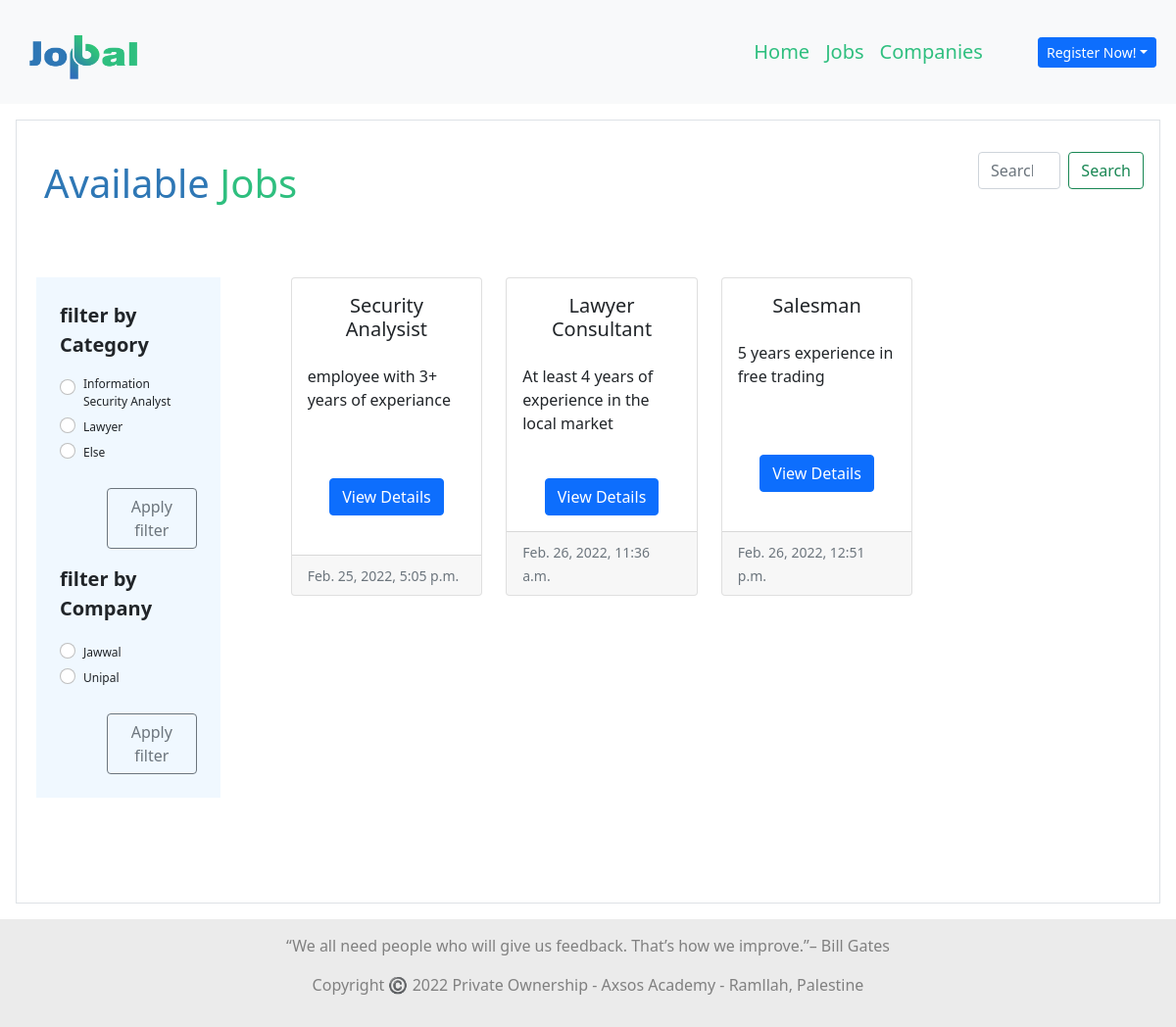
Page /jobs on the committed database.
### jobpal_app/models.py (models this page shows)
class Job(models.Model):
    title=models.CharField(max_length=90)
    desc=models.TextField()
    location=models.CharField(max_length=95)
    category=models.CharField(max_length=90)
    user_job = models.ManyToManyField(User, related_name="jobs")
    company_job=models.ForeignKey(Company, related_name="add_job", on_delete = models.CASCADE)
    created_at = models.DateTimeField(auto_now_add=True)
    updated_at = models.DateTimeField(auto_now=True)
    objects = JobManager()

### log_reg/models.py (models this page shows)
class Company(models.Model):
    company_name=models.CharField(max_length=90)
    location=models.CharField(max_length=90)
    desc=models.TextField()
    email=models.CharField(max_length=90)
    category=models.CharField(max_length=90)
    password=models.CharField(max_length=90)
    created_at = models.DateTimeField(auto_now_add=True)
    updated_at = models.DateTimeField(auto_now=True)
    objects = CompanyManager()

### jobpal_app/views.py (the view)
# urls.py: path('jobs', views.jobs, name = 'joblist'),
def jobs(request):
    if "term" in request.GET:
        search = Job.objects.filter(title__contains = request.GET.get('term'))
        titles = []
        for job in search:
            titles.append(job.title)
        return JsonResponse(titles, safe=False)
    all_jobs = Job.objects.all()
    all_companies = Company.objects.all()
    context = {
        "jobs": all_jobs,
        "companies": all_companies
    }
    return render (request, 'job_list.html', context)

### jobpal_app/templates/job_list.html (shortened to what this page needs)
<!DOCTYPE html>
<html lang="en">
<head>
	{% load static %}
	<link href="https://cdn.jsdelivr.net/npm/bootstrap@5.1.3/dist/css/bootstrap.min.css" rel="stylesheet"
 />
	<link rel="stylesheet" href="//code.jquery.com/ui/1.13.1/themes/base/jquery-ui.css">
</head>
<body>
	<nav class="navbar navbar-expand-lg navbar-light bg-light p-2">
        <div class="container-fluid">
            <a class="navbar-brand me-5" href="/"><img
                    src="{% static 'img\Untitled-1 copy.png' %}"
                    alt="logo" style="width: 130px; height: 80px;"></a>
            <div class="collapse navbar-collapse justify-content-end" id="navbarNav">
                <ul class="navbar-nav">
                    <li class="nav-item">
                        <a class="nav-link active" aria-current="page" href="/"
                            style="color: #2FBF7F; font-size: 20px;">Home</a>
                    </li>
                    <li class="nav-item">
                        <a class="nav-link" href="/jobs" style="color: #2FBF7F; font-size: 20px;">Jobs</a>
                    </li>
                    <li class="nav-item">
                        <a class="nav-link" href="/companies" style="color: #2FBF7F; font-size: 20px;">Companies</a>
                    </li>
                </ul>
            </div>
                <div class="dropdown">
                {% if request.session.user_id or request.session.company_id %}
                    <a class="btn btn-primary  btn-sm ms-5 " href="/logout" role="button" id="dropdownMenuLink"
                     aria-expanded="false">
                   Logout</a>
                {% else %}
                    <a class="btn btn-primary dropdown-toggle btn-sm ms-5 " href="#" role="button" id="dropdownMenuLink"
                    data-bs-toggle="dropdown" aria-expanded="false">
                    Register Now!</a>
                {% endif %}
            </div>
        </div>
    </nav>
	<div class="container-lg-fluid m-3 p-3 border" style="height: 100vh;">
		<div class="row justify-content-between mb-4">
			<div class="col-4 p-4"><h1  style="color:#2E77B5;">Available <span style="color: #2FBF7F;">Jobs</span></h1></div>
			<div class="col-2">
				<form class="d-flex mt-3" action="jobs/search" >
					<input class="form-control me-2" name="search_bar" type="search" placeholder="Search for jobs" id="jobs" aria-label="Search">
					<button class="btn btn-outline-success" type="submit">Search</button>
				</form>
			</div>
		</div>
		<div class="row p-3 ">
			<div class="col-2 p-4" style="background-color: aliceblue;">
				<form action="jobs/filter_category" method="post">
					<p style="font-size: 20px;"><b>filter by Category</b></p>
					{% for job in jobs %}
					<div class="form-check">
						<input class="form-check-input" type="radio" name="f_category" value="{{job.category}}"
							id="flexRadioDefault1">
						<label class="form-check-label" for="{{job.category}}" style="font-size: 12px;">
							{{job.category}}
						</label>
					</div>
					{% endfor %}
					<button type="submit" class="btn btn-outline-secondary mt-4 ms-5">Apply filter</button>
				</form>
				<form action="jobs/filter_category" method="post">
					<p class="mt-3" style="font-size: 20px;"><b>filter by Company</b></p>
					{% for company in companies %}
					<div class="form-check">
						<input class="form-check-input" type="radio" name="f_company" value="{{company.company_name}}"
							id="flexRadioDefault1">
						<label class="form-check-label" for="{{company.company_name}}" style="font-size: 12px;">
							{{company.company_name}}
						</label>
					</div>
					{% endfor %}
					<button type="submit" class="btn btn-outline-secondary mt-4 ms-5">Apply filter</button>
				</form>
			</div>
			<div class="col-10">
				<div class="row ms-5">
					{% for job in jobs %}
					<div class="col-3 mb-5">
						<div class="card h-100">
							<div class="card-body">
								<h5 class="card-title mb-4 text-center">{{job.title}}</h5>
								<p class="card-text" style="height: 100px; overflow: hidden; text-overflow: ellipsis;">
									{{job.desc}}</p>
								<form action="/jobs/{{job.id}}" class="text-center">
									<button type="submit" class="btn btn-primary">View Details</button>
								</form>
							</div>
							<div class="card-footer">
								<small class="text-muted">{{job.updated_at}}</small>
							</div>
						</div>
					</div>
					{% endfor %}
				</div>
			</div>
		</div>
	</div>
	<footer style="background-color:#ebebeb;padding: 15px;text-align: center;">
		<p style="color: gray;">“We all need people who will give us feedback. That’s how we improve.”– Bill Gates</p>
		<p style="color: gray;">Copyright ©️ 2022 Private Ownership - Axsos Academy - Ramllah, Palestine</p>
	</footer>
</body>
</html>

### rows in the picture
Job: category "Information Security Analyst", title "Security Analysist", desc "employee with 3+ years of experiance", updated_at "Feb. 25, 2022, 5:05 p.m."
Job: category "Lawyer", title "Lawyer Consultant", desc "At least 4 years of experience in the local market", updated_at "Feb. 26, 2022, 11:36 a.m."
Job: category "Else", title "Salesman", desc "5 years experience in free trading", updated_at "Feb. 26, 2022, 12:51 p.m."
Company: company_name "Jawwal"
Company: company_name "Unipal"
